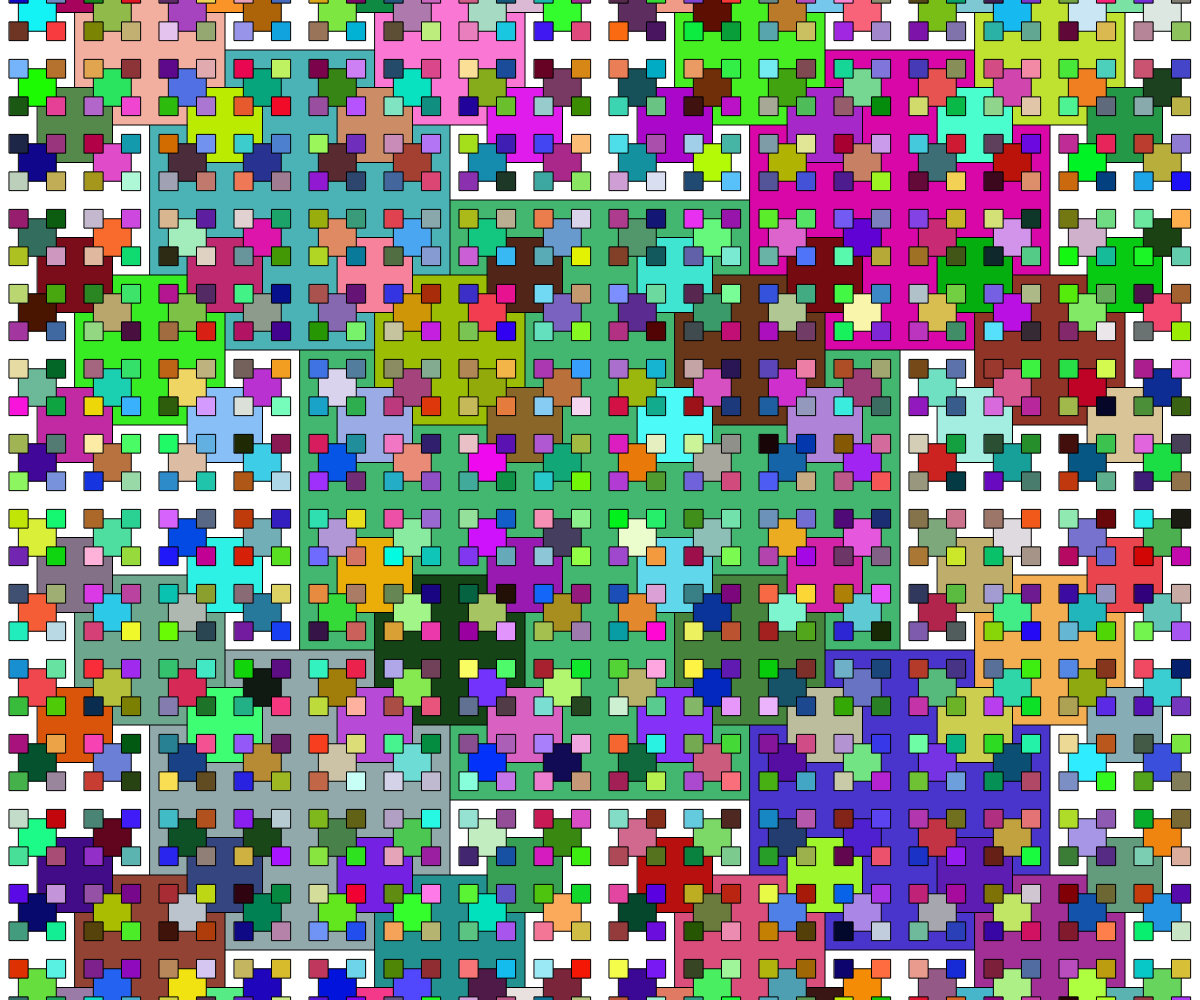
Frame 1 (no input)
Frame 60 (no input): identical to frame 1, image omitted
Frame 120 (the mouse pressed at the canvas centre since frame 60): identical to frame 1, image omitted

The p5.js sketch that drew this single still picture (run headless with seeded random() and noise() and a simulated clock; from frame 60 on, the mouse is pressed at the canvas centre):

// p5.js sketch
// ── sketch.js
// Recursion and faractals
// Raghad Ibrahim
// Nov 22, 2023
// A look at recursive visualizations

let seed;

function setup() {
  createCanvas(windowWidth, windowHeight);
  seed = random(100);
}

function draw() {
  background(255);
  randomSeed(seed);
  //circleInCircle(width/2, height/2, width);
  //cantor(width*0.1, height*0.3, width*0.8, 6);
  //circleFractal(width/2, height/2, height/2);
  squareFractal(width/2, height/2, width/2);
}

function circleFractal(x,y,d){
  if(d>2){
    circle(x,y,d);
    //recursive calls:
    circleFractal(x-d/2, y, d/2);
    circleFractal(x+d/2, y, d/2);
    circleFractal(x, y+d/2, d/2);

  }
}

function squareFractal(x,y,len){
  if(len > 10){
    rectMode(CENTER);
    fill(random(255),random(255),random(255));
    square(x,y,len);
    //recruisive calls
    squareFractal(x-len/2, y-len/2, len/2)
    squareFractal(x-len/2, y+len/2, len/2)
    squareFractal(x+len/2, y-len/2, len/2)
    squareFractal(x+len/2, y+len/2, len/2)
  }
}

function cantor(x,y,len,depth){
  if(depth>0){
    line(x,y,x+len,y);

    //recruisive calls (left third, right)
    let newY = y+20;
    cantor(x, newY, len/3, depth-1);
    cantor(x + len*2/3, newY, len/3, depth-1);
  }
  //base case - stat to unravel

}

function circleInCircle(x, y, d){
  if (d > 10){
    //recursive case
    circle(x, y, d);
    let den = map(mouseX,0,width,1.01,1.5)
    circleInCircle(x,y,d/den);
  }
  //implicit base case
}
